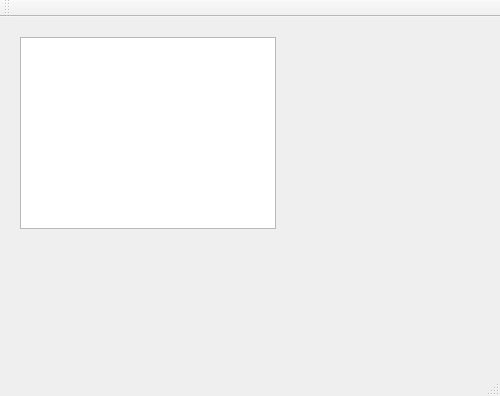
<?xml version="1.0" encoding="UTF-8"?>
<ui version="4.0">
 <class>View</class>
 <widget class="QMainWindow" name="View">
  <property name="geometry">
   <rect>
    <x>0</x>
    <y>0</y>
    <width>500</width>
    <height>396</height>
   </rect>
  </property>
  <property name="cursor">
   <cursorShape>ArrowCursor</cursorShape>
  </property>
  <property name="windowTitle">
   <string>五子棋</string>
  </property>
  <widget class="QWidget" name="centralWidget">
   <widget class="QTableView" name="tableView">
    <property name="geometry">
     <rect>
      <x>20</x>
      <y>20</y>
      <width>256</width>
      <height>192</height>
     </rect>
    </property>
    <property name="autoScroll">
     <bool>false</bool>
    </property>
   </widget>
  </widget>
  <widget class="QMenuBar" name="menuBar">
   <property name="geometry">
    <rect>
     <x>0</x>
     <y>0</y>
     <width>500</width>
     <height>22</height>
    </rect>
   </property>
  </widget>
  <widget class="QToolBar" name="mainToolBar">
   <attribute name="toolBarArea">
    <enum>TopToolBarArea</enum>
   </attribute>
   <attribute name="toolBarBreak">
    <bool>false</bool>
   </attribute>
  </widget>
  <widget class="QStatusBar" name="statusBar"/>
 </widget>
 <layoutdefault spacing="6" margin="11"/>
 <resources/>
 <connections/>
</ui>
